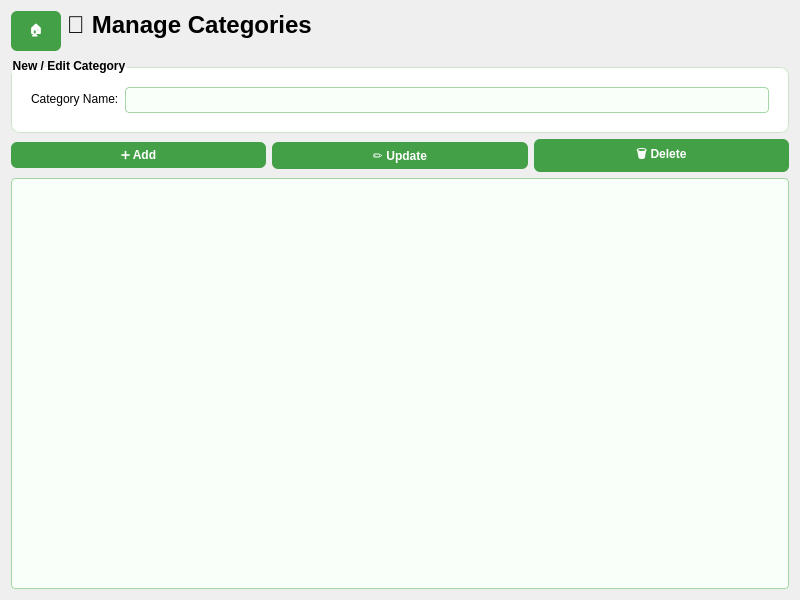
<?xml version="1.0" encoding="UTF-8"?>
<ui version="4.0">
 <class>CategoryManager</class>
 <widget class="QWidget" name="CategoryManager">
  <property name="geometry">
   <rect>
    <x>0</x>
    <y>0</y>
    <width>800</width>
    <height>600</height>
   </rect>
  </property>
  <property name="windowTitle">
   <string>CategoryManager</string>
  </property>
  <property name="styleSheet">
   <string notr="true">
CategoryManager { background-color: #e8f5e9; }
QGroupBox { background-color: white; border: 1px solid #c8e6c9; border-radius: 8px; margin-top: 10px; padding: 10px; font-weight: bold; }
QLineEdit, QListWidget { background-color: #f9fff9; border: 1px solid #a5d6a7; border-radius: 4px; padding: 4px; color: black; }
QPushButton { background-color: #43a047; color: white; font-weight: bold; border-radius: 6px; padding: 6px 10px; }
QPushButton:hover { background-color: #2e7d32; }
QLabel { color: black; }
   </string>
  </property>
  <layout class="QVBoxLayout" name="verticalLayout">
   <item>
    <layout class="QHBoxLayout" name="headerLayout">
     <item>
      <widget class="QPushButton" name="homeBtn">
       <property name="minimumSize">
        <size>
         <width>50</width>
         <height>40</height>
        </size>
       </property>
       <property name="text">
        <string>🏠</string>
       </property>
      </widget>
     </item>
     <item>
      <widget class="QLabel" name="titleLabel">
       <property name="font">
        <font>
         <pointsize>18</pointsize>
         <bold>true</bold>
        </font>
       </property>
       <property name="text">
        <string>📂 Manage Categories</string>
       </property>
       <property name="alignment">
        <set>Qt::AlignmentFlag::AlignHCenter</set>
       </property>
      </widget>
     </item>
     <item>
      <spacer name="rightSpacer">
       <property name="orientation">
        <enum>Qt::Orientation::Horizontal</enum>
       </property>
       <property name="sizeHint" stdset="0">
        <size>
         <width>0</width>
         <height>0</height>
        </size>
       </property>
      </spacer>
     </item>
    </layout>
   </item>
   <item>
    <widget class="QGroupBox" name="categoryGroup">
     <property name="title">
      <string>New / Edit Category</string>
     </property>
     <layout class="QFormLayout" name="formLayout">
      <item row="0" column="0">
       <widget class="QLabel" name="nameLabel">
        <property name="text">
         <string>Category Name:</string>
        </property>
       </widget>
      </item>
      <item row="0" column="1">
       <widget class="QLineEdit" name="categoryNameInput"/>
      </item>
     </layout>
    </widget>
   </item>
   <item>
    <layout class="QHBoxLayout" name="buttonLayout">
     <item>
      <widget class="QPushButton" name="addCategoryBtn">
       <property name="text">
        <string>➕ Add</string>
       </property>
      </widget>
     </item>
     <item>
      <widget class="QPushButton" name="updateCategoryBtn">
       <property name="text">
        <string>✏️ Update</string>
       </property>
      </widget>
     </item>
     <item>
      <widget class="QPushButton" name="deleteCategoryBtn">
       <property name="text">
        <string>🗑 Delete</string>
       </property>
      </widget>
     </item>
    </layout>
   </item>
   <item>
    <widget class="QListWidget" name="categoryListWidget">
     <property name="styleSheet">
      <string notr="true">QListWidget::item:selected {
    background-color: #81c784;   /* brighter green for visibility */
    color: white;
    border-radius: 4px;
}

QListWidget::item:hover {
    background-color: #a5d6a7;
}</string>
     </property>
     <property name="alternatingRowColors">
      <bool>false</bool>
     </property>
     <property name="selectionMode">
      <enum>QAbstractItemView::SelectionMode::SingleSelection</enum>
     </property>
    </widget>
   </item>
  </layout>
 </widget>
 <resources/>
 <connections/>
</ui>
